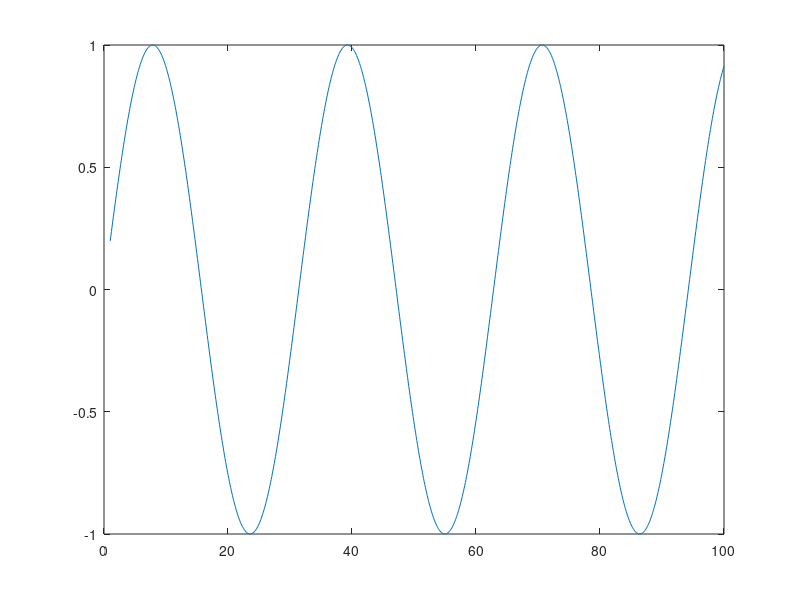

This chart was generated by the following MATLAB code: (Note: this script raises an error after producing the figure.)
close all; % Ferme toutes les figures ouvertes
global realpos;
global t;
endtime = 100;
time = linspace(1,endtime, 1000); % Génère un vecteur de temps linéaire entre 1 et endtime avec 1000 points
realpos = sin(time/5); % Génère une position réelle en fonction du temps (sinus)
plot(time, realpos); % Trace le graphique de la position réelle en fonction du temps
hold on;

% The estimated noises of our process (AKA odometry, control), and measurement
processNoise     = 0.1;
measurementNoise = 0.1; 

% Initialisation de la position actuelle, du bruit de processus et de l'odométrie non filtrée
x = realpos(1);
p = processNoise;
unfilteredOdometry = x;
for t = 1:length(time)

  %-------------------- "Prediction Step" --------------------
  u = takeOdometry(); % Récupération de la mesure de l'odométrie
  x = x + u; % Met à jour la position estimée
  p = p + processNoise; % Met à jour le bruit de processus

  %-------------------- "Update Step" --------------------
  if mod(t, 50) == 0
    z = takeMeasurement(); % Récupère une mesure
    plot(time(t), z, 'r*'); % Trace la mesure sur le graphique
    alpha=0.9
    x = alpha*z+(1-alpha)*x  % Mise à jour de la position estimée en combinant la mesure et l'estimation actuelle                 

  end

  plot(time(t), x, 'k.');  % Trace la position estimée sur le graphique (en noir)

  % Plot the 'unfiltered odometry' in green: i.e. what we would see if we 
  % just tried to integrate the raw odometry readings without the kalman filter.
  unfilteredOdometry = unfilteredOdometry + u;
  plot(time(t), unfilteredOdometry, 'go');

  pause(0.05);
end
